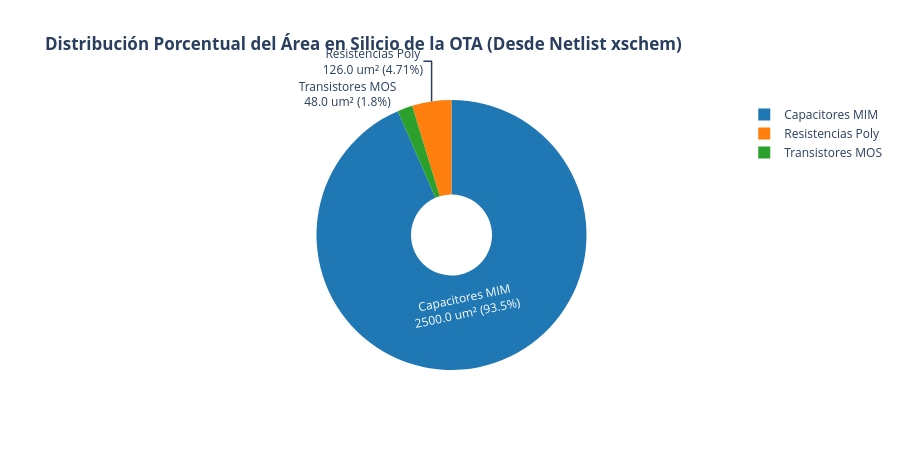

Source (notebook cell):
### Code cell
# ==============================================================================
# ENCABEZADO: Estimación y Desglose Dinámico de Área Física en Silicio
# DESCRIPCIÓN: Escanea el netlist OTA.spice guardado en /headless/.xschem/simulations
#              para extraer las dimensiones exactas W, L, nf, mult de cada dispositivo.
# ==============================================================================

import re
import pandas as pd
import numpy as np
import plotly.graph_objects as go

spice_file = os.path.join(sim_dir, "OTA.spice")
if not os.path.exists(spice_file):
    spice_file = os.path.join(sim_dir, "OTA_tb.spice")
if not os.path.exists(spice_file):
    spice_file = os.path.join(xschem_dir, "OTA.spice")

with open(spice_file, 'r') as f:
    spice_content = f.read()

ota_subckt_m = re.search(r'\.subckt OTA\b.*?\n(.*?)\n\.ends', spice_content, re.DOTALL)
ota_body = ota_subckt_m.group(1) if ota_subckt_m else spice_content

instances = re.findall(r'^\s*(X\w+|C\w+|R\w+)\s+(.*?)$', ota_body, re.MULTILINE)

comp_list = []

for name, params in instances:
    if name.startswith('p') or 'ipin' in params or 'opin' in params:
        continue
        
    clean_name = name[1:] if name.startswith('X') else name
    
    w_m = re.search(r'\bW=([\d\.]+)', params, re.IGNORECASE)
    l_m = re.search(r'\bL=([\d\.]+)', params, re.IGNORECASE)
    nf_m = re.search(r'\bnf=([\d\.]+)', params, re.IGNORECASE)
    mult_m = re.search(r'\b(mult|m|MF)=([\d\.]+)', params, re.IGNORECASE)
    
    w = float(w_m.group(1)) if w_m else 1.0
    l = float(l_m.group(1)) if l_m else 0.5
    nf = int(nf_m.group(1)) if nf_m else 1
    mult = float(mult_m.group(2)) if mult_m else 1.0
    
    if 'res' in params or clean_name.startswith('R'):
        tipo = 'Resistencia Poly'
    elif 'cap' in params or clean_name.startswith('C'):
        tipo = 'Capacitor MIM'
    else:
        tipo = 'Transistor MOS'
        
    area_wl = w * l * mult
    comp_list.append({
        'Componente': clean_name,
        'Tipo': tipo,
        'W [um]': w,
        'L [um]': l,
        'nf': nf,
        'mult / MF': mult,
        'Área W×L [um²]': round(area_wl, 2)
    })

df_area = pd.DataFrame(comp_list)

area_mos_sum = df_area[df_area['Tipo'] == 'Transistor MOS']['Área W×L [um²]'].sum()
area_res_sum = df_area[df_area['Tipo'] == 'Resistencia Poly']['Área W×L [um²]'].sum()
area_cap_sum = df_area[df_area['Tipo'] == 'Capacitor MIM']['Área W×L [um²]'].sum()

area_bruta = area_mos_sum + area_res_sum + area_cap_sum
factor_overhead = 1.25  # Overhead 25% por interconexiones, contactos y guardrings
area_estimada_layout = area_bruta * factor_overhead

print("=== DESGLOSE DINÁMICO DE ÁREA FÍSICA DESDE EL NETLIST EN /HEADLESS/.XSCHEM/SIMULATIONS ===")
display(df_area)

print("\n=== RESUMEN GLOBAL DE ÁREA ===")
print(f"• Área Transistores MOS (W×L):   {area_mos_sum:8.2f} um²  ({(area_mos_sum/area_bruta*100) if area_bruta else 0:5.1f}%)")
print(f"• Área Resistencias Poly (W×L):  {area_res_sum:8.2f} um²  ({(area_res_sum/area_bruta*100) if area_bruta else 0:5.1f}%)")
print(f"• Área Capacitores MIM (W×L):    {area_cap_sum:8.2f} um²  ({(area_cap_sum/area_bruta*100) if area_bruta else 0:5.1f}%)")
print(f"-------------------------------------------------------------")
print(f"• Área Bruta Componentes (W×L):  {area_bruta:8.2f} um²")
print(f"• Área Estimada Layout (1.25x):  {area_estimada_layout:8.2f} um²  ({area_estimada_layout/1e6:.6f} mm²)")
print(f"• Dimensión Cuadrada Est.:      {np.sqrt(area_estimada_layout):.1f} um x {np.sqrt(area_estimada_layout):.1f} um")

pie_labels = []
pie_values = []

if area_cap_sum > 0:
    pie_labels.append('Capacitores MIM')
    pie_values.append(area_cap_sum)
if area_res_sum > 0:
    pie_labels.append('Resistencias Poly')
    pie_values.append(area_res_sum)
if area_mos_sum > 0:
    pie_labels.append('Transistores MOS')
    pie_values.append(area_mos_sum)

fig_pie = go.Figure(data=[go.Pie(
    labels=pie_labels,
    values=pie_values,
    hole=.3,
    marker_colors=['#1f77b4', '#ff7f0e', '#2ca02c'],
    textinfo='label+percent+value',
    texttemplate='%{label}<br>%{value:.1f} um² (%{percent})'
)])

fig_pie.update_layout(
    title_text="<b>Distribución Porcentual del Área en Silicio de la OTA (Desde Netlist xschem)</b>",
    template="plotly_white",
    height=450
)
fig_pie.show()

### Figure 1 — Plotly figure (JSON) as saved in the notebook; plotly's stock layout.template omitted (floating-point values rounded to 4 significant figures)
{"data": [{"hole": 0.3, "labels": ["Capacitores MIM", "Resistencias Poly", "Transistores MOS"], "marker": {"colors": ["#1f77b4", "#ff7f0e", "#2ca02c"]}, "textinfo": "label+percent+value", "texttemplate": "%{label}<br>%{value:.1f} um² (%{percent})", "type": "pie", "values": [2500, 126, 48.0]}], "layout": {"height": 450, "title": {"text": "<b>Distribución Porcentual del Área en Silicio de la OTA (Desde Netlist xschem)</b>"}}}
